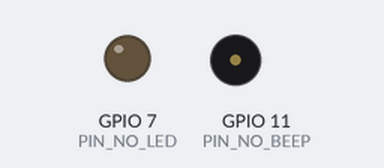
The program below on a simulated Raspberry Pi (BCM pin numbers). Parts: output pins drawn as LEDs (lit = HIGH), buzzer (waves = sounding, pin HIGH). At 1.0 s the program stops and its outputs stay as they are.

Above: at 0.1 s.
At 1.1 s:
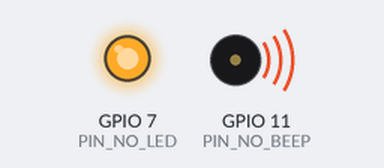
Timing chart, 0 to 2.5 s (numbered marks = the images above):
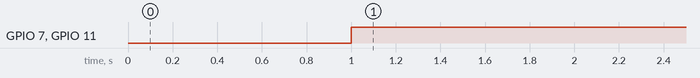

Measured:
- by itself, GPIO 7 (PIN_NO_LED), GPIO 11 (PIN_NO_BEEP): LOW → HIGH at 1.0 s

The program:

beep.py
```python
#!/usr/bin/env python
# -*- coding: utf-8 -*-
import RPi.GPIO as GPIO
import time
import sys

PIN_NO_BEEP = 11
PIN_NO_LED = 7

GPIO.setmode(GPIO.BCM)
GPIO.setup(PIN_NO_BEEP, GPIO.OUT, initial=GPIO.HIGH)
GPIO.setup(PIN_NO_LED, GPIO.OUT, initial=GPIO.HIGH)

# 单次哔声和LED发光
def beep(seconds):
    GPIO.output(PIN_NO_BEEP, GPIO.LOW)
    GPIO.output(PIN_NO_LED, GPIO.LOW)
    time.sleep(seconds)
    GPIO.output(PIN_NO_BEEP, GPIO.HIGH)
    GPIO.output(PIN_NO_LED, GPIO.HIGH)

# 多次哔声和LED发光封装函数，输入参数分别为“占空时间”以及重复次数
def beepAction(secs, sleepsecs, times):
    for i in range(times):
        beep(secs)
        time.sleep(sleepsecs)

beep(1)
```
